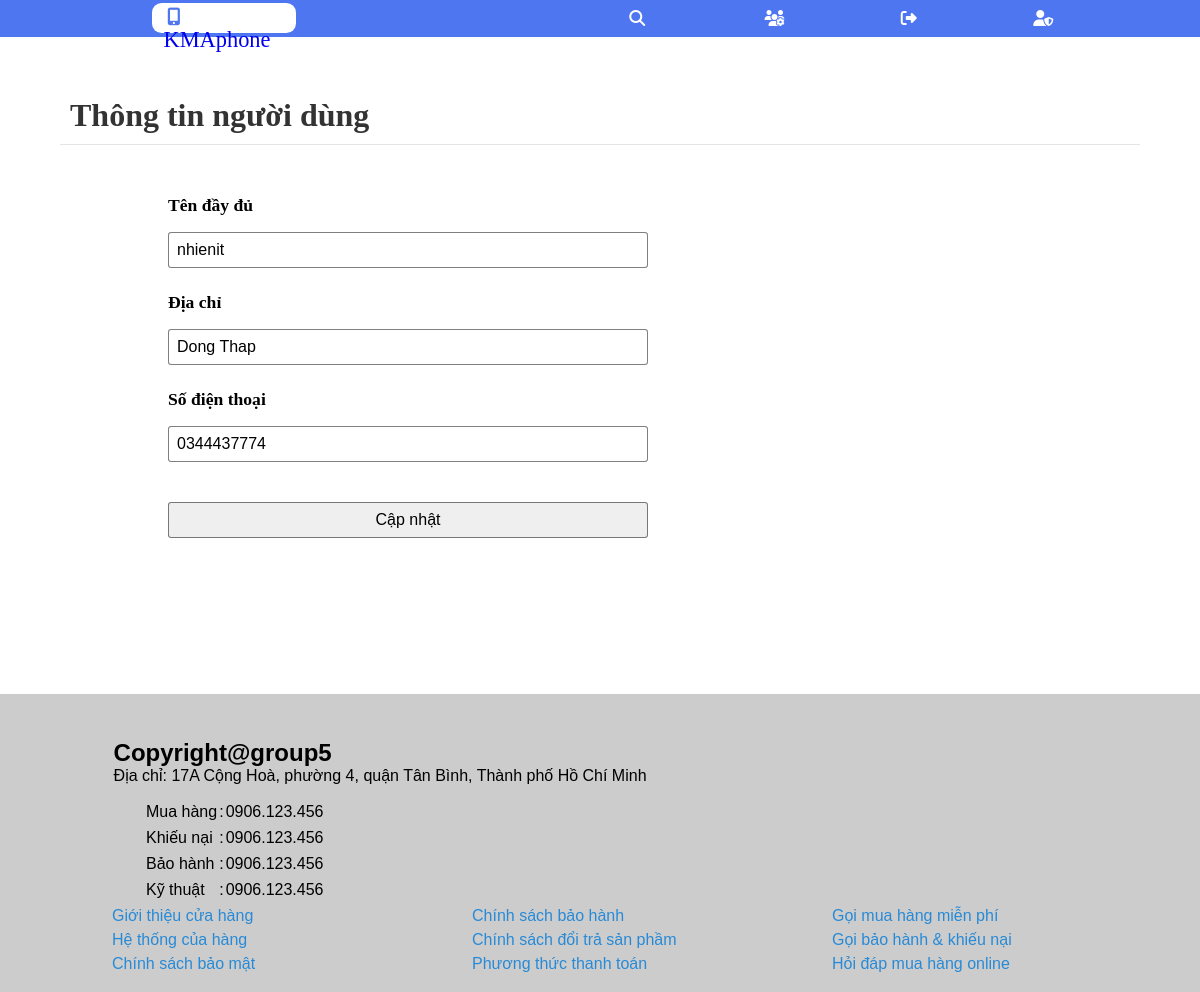
The app's page /profile.php (signed in) with its own data.
### tables this page shows
CREATE TABLE `users` (
    `user_id` BIGINT NOT NULL AUTO_INCREMENT,
    `username` NVARCHAR(250) NOT NULL,
    `password` NVARCHAR(250) NOT NULL,
    `full_name` NVARCHAR(250) NOT NULL,
    `address` NVARCHAR(250) NOT NULL,
    `phone` NVARCHAR(250) NOT NULL,
    PRIMARY KEY (`user_id`)
);

### profile.php (the view, shortened to what this page needs)
<?php
require_once 'utils/dbconnect.php';
?>
<!DOCTYPE html>
<html lang="en">
<head>
    <link rel="stylesheet" href="css/header.css" />
    <link rel="stylesheet" href="css/background.css" />
    <link rel="stylesheet" href="css/main.css" />
    <link rel="stylesheet" href="css/footer.css" />
</head>
<body>
    <?php
    include "includes/header.php";
    ?>
    <div class="add-product">
        <div class='add-product-header'>
            <h1>Thông tin người dùng</h1>
        </div>
        <div class='add-product-form'>
        <?php
        $user_cookie = $_COOKIE['user'];
        $q = $conn->prepare("SELECT * FROM users WHERE username=?");
        $q->bind_param("s", $user_cookie);
        $q->execute();
        $res = $q->get_result();
        if ($res->num_rows > 0) {
            $row = $res->fetch_assoc();
            echo '
            <form action="profile.php" method="POST" id="productForm" enctype="multipart/form-data">
                <div class="form-group">
                    <label for="full_name">Tên đầy đủ</label><br>
                    <input type="text" name="full_name" placeholder="Tên đầy đủ" value="'.htmlentities($row['full_name']).'" />
                </div>
                <div class="form-group">
                    <label for="address">Địa chỉ</label><br>
                    <input type="text" name="address" placeholder="Địa chỉ" value="'.htmlentities($row['address']).'"/>
                </div>
                <div class="form-group">
                    <label for="phone"> Số điện thoại</label><br>
                    <input type="text" name="phone" placeholder="Số điện thoại" value="'.$row['phone'].'"/>
                </div>
                <div class="form-group">
                    <input type="Submit" name="update" value="Cập nhật" />
                </div>
            </form>';
        };
            ?>
        </div>
    </div>
    <?php
    include "includes/footer.php";
    ?>
</body>
</html>

### css/background.css (style rules this page uses)
body { margin: 0; overflow: hidden; }

### css/main.css (style rules this page uses)
* { padding: 0; margin: 0; box-sizing: border-box; }
body { width: 100%; overflow: scroll; overflow-x: hidden; }

### profile.php (style rules this page uses)
body { background-color: rgba(255, 255, 255, 0.5); }
div.add-product { width: 90%; min-height: 35em; margin: auto; background-color: white; margin-top: 50px; }
div.add-product-header { width: 100%; padding: 10px; margin-bottom: 50px; background-color: white; border-bottom: 1px solid rgba(0, 0, 0, 0.1); color: #333; }
div.add-product-form { width: 80%; margin: auto; min-height: 30em; }
div.form-group { margin-bottom: 0.5em; }
div.form-group>label { font-size: 1.1em; font-weight: bold; }
div.form-group>input { margin-top: 1em; padding: 0.5em; width: 30em; font-size: 1em; border: 1.5px solid rgba(0, 0, 0, 0.5); border-radius: 0.2em; margin-bottom: 1em; }

### records on screen
users: full_name "nhienit", address "Dong Thap", phone "0344437774"
